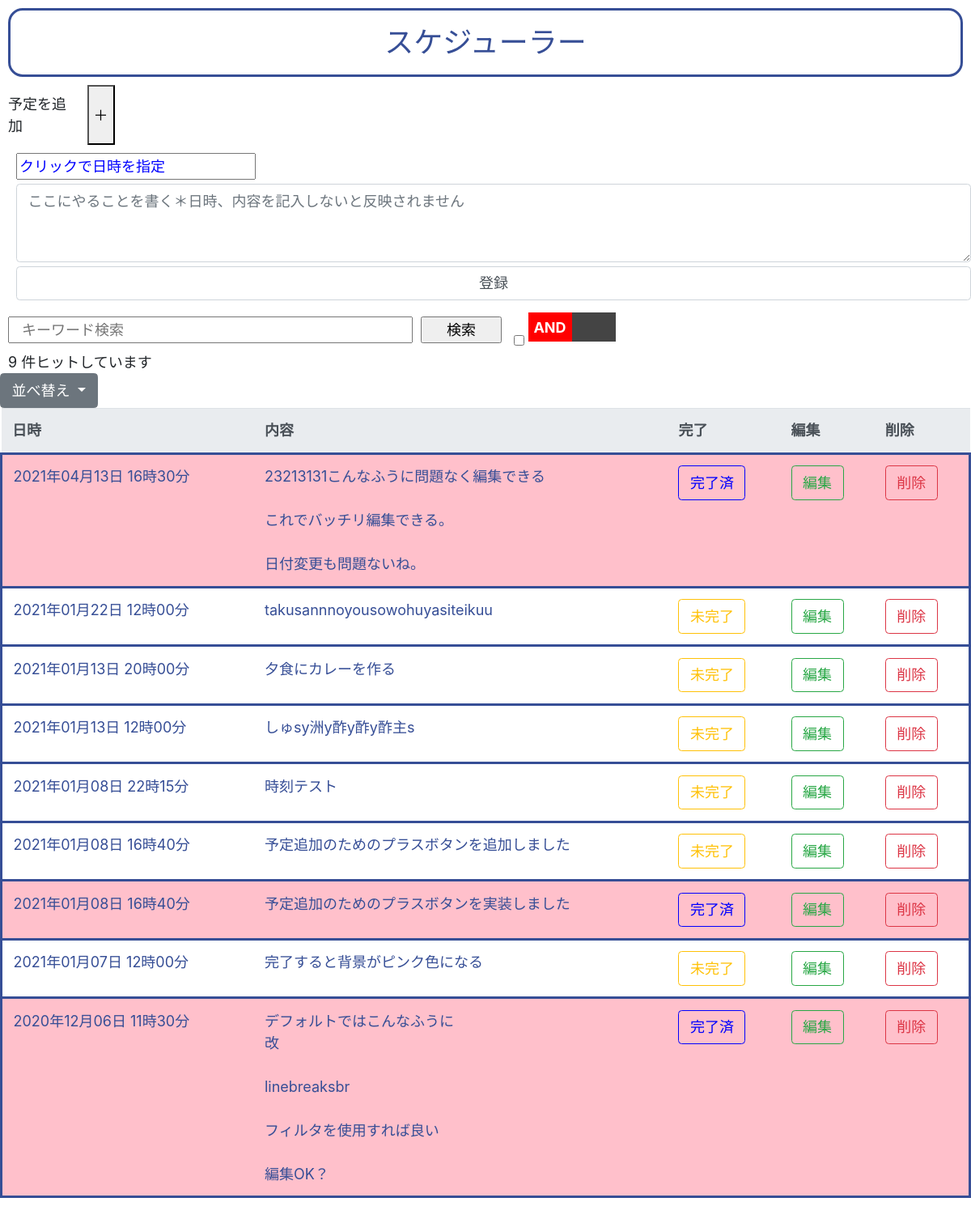
The page / on the database its author committed.
### scheduler/models.py (models this page shows, shortened)
class Scheduler(models.Model):
    class Meta:
        db_table    = "scheduler"
    deadline    = models.DateTimeField(verbose_name="締め切り日時")
    task        = models.CharField(verbose_name="やること",max_length=500)
    done        = models.BooleanField(default=False)

### scheduler/views.py (the view, shortened to what this page needs)
class SchedulerView(View):
    def get(self, request, *args, **kwargs):
        if "search" in request.GET:
            if request.GET["search"] == "" or request.GET["search"].isspace():
                return redirect("scheduler:index")
            search = request.GET["search"].replace("　", " ")
            search_list = search.split(" ")
            query = Q()
            for word in search_list:
                if "checkbox" in request.GET:
                    if request.GET["checkbox"]:
                        query &= Q(task__contains=word)
                    else:
                        query |= Q(task__contains=word)
                else:
                    query |= Q(task__contains=word)
            data = Scheduler.objects.filter(query)
        else:
            if "sort" in request.GET:
                if request.GET["sort"] == "deadline":
                    data = Scheduler.objects.all().order_by("deadline")
                elif request.GET["sort"] == "r_deadline":
                    data = Scheduler.objects.all().order_by("-deadline")
                elif request.GET["sort"] == "done":
                    data = Scheduler.objects.all().order_by("done")
                elif request.GET["sort"] == "-done":
                    data = Scheduler.objects.all().order_by("-done")
            else:
                data = Scheduler.objects.all().order_by("-deadline")
        context = {"data": data}
        return render(request, "scheduler/index.html", context)

### templates/scheduler/index.html (shortened to what this page needs)
{% load static %}
<!DOCTYPE html>
<html lang="ja">
<head>
    <link rel="stylesheet" href="https://stackpath.bootstrapcdn.com/bootstrap/4.4.1/css/bootstrap.min.css">
    <link rel="stylesheet" href="{% static 'scheduler/css/style.css' %}">
    <link rel="stylesheet" href="https://cdn.jsdelivr.net/npm/flatpickr/dist/flatpickr.min.css">
</head>
<body>
    <h2 class="midasi text-center" id="RealtimeClockArea2">スケジューラー</h2>
    <main class="containerM">
        <row class="row">
            <div class="col-1 margin10" style="text:center;">予定を追加</div>
            <button class="col-0.5" class="btn Buttonplus" onclick="addbutton()">＋</button>
        </row>
        <form id="addbutton1" class="margin10" method="POST">
            <input id="dt" type="text" name="deadline" style="color:blue;margin-left:10px;" readonly value="クリックで日時を指定" required>
            <textarea  class="form-control" style="margin:5px 0px 5px 10px;" name="task" placeholder="ここにやることを書く＊日時、内容を記入しないと反映されません" rows="3" required maxlength="500"></textarea>
            <input class="form-control" style="margin:5px 0px 5px 10px;" type="submit" value="登録">
        </form>
        <form action="" method="GET">
            <div class="row align-items-center mx-0">
                <input class="col-5 margin10" type="text" name="search" placeholder="キーワード検索" value="{{ request.GET.search }}">
                <input class="col-1" type="submit" value="{{ ANDOR }}検索">
                    <div class="ui_demo_area col-2">
                        <input id="and_chk_01" class="ui20-input_chk" name="checkbox" type="checkbox" {% if request.GET.checkbox %}checked{% endif %}><label class="ui20-and_conf" for="and_chk_01"></label>
                    </div>
            </div>
</form>
        <div class="table-responsive My-table">
            <table class="table">
                <tbody class="border">
                <div style="margin-left: 10px;">{{ data|length }} 件ヒットしています</div>
                <div class="dropdown">
                    <button type="button" id="dropdown1"
                            class="btn btn-secondary dropdown-toggle"
                            data-toggle="dropdown"
                            aria-haspopup="true"
                            aria-expanded="false">
                                並べ替え
                    </button>
                </div>
                    <thead class="thead-light">
                        <tr><th><div>日時</div></th><th><div>内容</div></th><th style="white-space:nowrap;"><div>完了</div><th style="white-space:nowrap;"><div>編集</div></th><th style="white-space:nowrap;"><div>削除</div></th></tr>
                    </thead>
                    {% for content in data %}
                    <tr class="midasi" style="{% if content.done %}background:pink;{% endif %}">
                        <td style="white-space:nowrap;"><div id="{{ content.id }}_deadline" class="deadline_dt">{{ content.deadline|date:"Y年m月d日 H時i分" }}</div><div class="deadline_left"></div></td>
                        <td><div id="{{ content.id }}_task">{{ content.task|linebreaksbr }}</div></td>
                        <td style=white-space:nowrap;">
                            <div>
                                <form action="{% url 'scheduler:done' %}" method="POST">
                                    <button class="btn btn-outline-warning done_button" style="{% if content.done %}color:blue;border-color:blue{% endif %}" name="id" value="{{ content.id }}">
                                        {% if content.done %}
                                        完了済
                                        {% else %}
                                        未完了
                                        {% endif %}
                                    </button>
                                </form>
                            </div>
                        </td>
                        <td style="white-space:nowrap;">
                            <div>
                                <button class="btn btn-outline-success edit_button" name="id" value="{{ content.id }}">編集</button>
                            </div>
                        </td>
                        <td style="white-space:nowrap;">
                            <div>
                                <form action="{% url 'scheduler:delete' %}" method="POST">
                                    <button class="btn btn-outline-danger" name="id" value ="{{ content.id }}">削除</button>
                                </form>
                            </div>
                        </td>
                    </tr>
                    {% endfor %}
                </tbody>
            </table>
        </div>
    </main>
</body>
</html>

### static/scheduler/css/style.css (style rules this page uses)
.midasi { color: #364e96; border: solid 3px #364e96; padding: 0.5em; border-radius: 0.5em; margin : 10px; }
.margin10 { margin : 10px; }
html { font-size: 18px; }
tr { display: table-row; vertical-align: inherit; border-color: inherit; }
th { text-align: inherit; }
.My-table { height: 75vh; overflow: scroll; }
.ui20-and_conf { display:inline-block; position:relative; width:6rem; height:2rem; margin:0.25rem; background:#444; transition:0.2s; cursor:pointer; }
.ui20-and_conf:before { content:"AND"; font-weight:bold; color:white; position:absolute; top:0; left:0; width:50%; height:100%; background:red; transition:0.2s; display: flex; justify-content: center; align-items: center; }

### rows shown on the page
Scheduler: deadline "2021年04月13日 16時30分", task "23213131こんなふうに問題なく編集できる これでバッチリ編集できる。 日付変更も問題ないね。", {{ content.id }} 4 (drawn), done "完了済"
Scheduler: deadline "2021年01月22日 12時00分", task "takusannnoyousowohuyasiteikuu", {{ content.id }} 40 (drawn), done "未完了"
Scheduler: deadline "2021年01月13日 20時00分", task "夕食にカレーを作る", {{ content.id }} 9 (drawn), done "未完了"
Scheduler: deadline "2021年01月13日 12時00分", task "しゅsy洲y酢y酢y酢主s", {{ content.id }} 34 (drawn), done "未完了"
Scheduler: deadline "2021年01月08日 22時15分", task "時刻テスト", {{ content.id }} 39 (drawn), done "未完了"
Scheduler: deadline "2021年01月08日 16時40分", task "予定追加のためのプラスボタンを追加しました", {{ content.id }} 37 (drawn), done "未完了"
Scheduler: deadline "2021年01月08日 16時40分", task "予定追加のためのプラスボタンを実装しました", {{ content.id }} 38 (drawn), done "完了済"
Scheduler: deadline "2021年01月07日 12時00分", task "完了すると背景がピンク色になる", {{ content.id }} 36 (drawn), done "未完了"
Scheduler: deadline "2020年12月06日 11時30分", task "デフォルトではこんなふうに 改 linebreaksbr フィルタを使用すれば良い 編集OK？", {{ content.id }} 15 (drawn), done "完了済"

### other values the page prints
{{ data|length }} "9"
